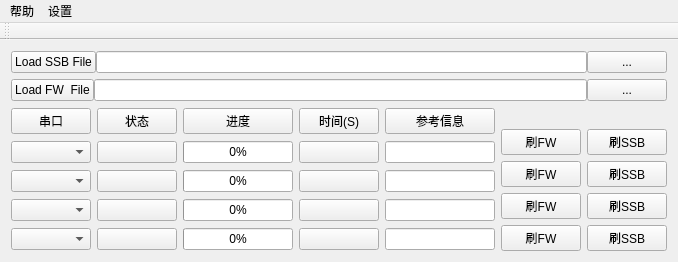
<?xml version="1.0" encoding="UTF-8"?>
<ui version="4.0">
 <class>MainWindow</class>
 <widget class="QMainWindow" name="MainWindow">
  <property name="geometry">
   <rect>
    <x>0</x>
    <y>0</y>
    <width>678</width>
    <height>262</height>
   </rect>
  </property>
  <property name="windowTitle">
   <string>MainWindow</string>
  </property>
  <widget class="QWidget" name="centralWidget">
   <layout class="QGridLayout" name="gridLayout">
    <item row="0" column="0">
     <layout class="QVBoxLayout" name="verticalLayout_8">
      <item>
       <layout class="QVBoxLayout" name="verticalLayout_7">
        <item>
         <layout class="QHBoxLayout" name="horizontalLayout">
          <property name="spacing">
           <number>0</number>
          </property>
          <item>
           <widget class="QPushButton" name="pushButton">
            <property name="text">
             <string>Load SSB File</string>
            </property>
           </widget>
          </item>
          <item>
           <widget class="QLineEdit" name="lineEdit_SSB"/>
          </item>
          <item>
           <widget class="QPushButton" name="pushButton_SSB">
            <property name="layoutDirection">
             <enum>Qt::RightToLeft</enum>
            </property>
            <property name="text">
             <string>...</string>
            </property>
           </widget>
          </item>
         </layout>
        </item>
        <item>
         <layout class="QHBoxLayout" name="horizontalLayout_2">
          <property name="spacing">
           <number>0</number>
          </property>
          <item>
           <widget class="QPushButton" name="pushButton_3">
            <property name="text">
             <string>Load FW  File</string>
            </property>
           </widget>
          </item>
          <item>
           <widget class="QLineEdit" name="lineEdit_FW"/>
          </item>
          <item>
           <widget class="QPushButton" name="pushButton_FW">
            <property name="contextMenuPolicy">
             <enum>Qt::DefaultContextMenu</enum>
            </property>
            <property name="layoutDirection">
             <enum>Qt::RightToLeft</enum>
            </property>
            <property name="text">
             <string>...</string>
            </property>
           </widget>
          </item>
         </layout>
        </item>
       </layout>
      </item>
      <item>
       <layout class="QHBoxLayout" name="horizontalLayout_7">
        <item>
         <layout class="QVBoxLayout" name="verticalLayout">
          <item>
           <widget class="QPushButton" name="pushButton_port">
            <property name="text">
             <string>串口</string>
            </property>
           </widget>
          </item>
          <item>
           <widget class="QComboBox" name="comboBox_0"/>
          </item>
          <item>
           <widget class="QComboBox" name="comboBox_1"/>
          </item>
          <item>
           <widget class="QComboBox" name="comboBox_2"/>
          </item>
          <item>
           <widget class="QComboBox" name="comboBox_3"/>
          </item>
         </layout>
        </item>
        <item>
         <layout class="QVBoxLayout" name="verticalLayout_2">
          <item>
           <widget class="QPushButton" name="pushButton_status">
            <property name="text">
             <string>状态</string>
            </property>
           </widget>
          </item>
          <item>
           <widget class="QPushButton" name="pushButton_status_0">
            <property name="text">
             <string/>
            </property>
           </widget>
          </item>
          <item>
           <widget class="QPushButton" name="pushButton_status_1">
            <property name="text">
             <string/>
            </property>
           </widget>
          </item>
          <item>
           <widget class="QPushButton" name="pushButton_status_2">
            <property name="text">
             <string/>
            </property>
           </widget>
          </item>
          <item>
           <widget class="QPushButton" name="pushButton_status_3">
            <property name="text">
             <string/>
            </property>
           </widget>
          </item>
         </layout>
        </item>
        <item>
         <layout class="QVBoxLayout" name="verticalLayout_3">
          <item>
           <widget class="QPushButton" name="pushButton_process">
            <property name="text">
             <string>进度</string>
            </property>
           </widget>
          </item>
          <item>
           <widget class="QProgressBar" name="progressBar">
            <property name="value">
             <number>0</number>
            </property>
            <property name="alignment">
             <set>Qt::AlignRight|Qt::AlignTrailing|Qt::AlignVCenter</set>
            </property>
           </widget>
          </item>
          <item>
           <widget class="QProgressBar" name="progressBar_2">
            <property name="value">
             <number>0</number>
            </property>
            <property name="alignment">
             <set>Qt::AlignRight|Qt::AlignTrailing|Qt::AlignVCenter</set>
            </property>
           </widget>
          </item>
          <item>
           <widget class="QProgressBar" name="progressBar_3">
            <property name="value">
             <number>0</number>
            </property>
            <property name="alignment">
             <set>Qt::AlignRight|Qt::AlignTrailing|Qt::AlignVCenter</set>
            </property>
           </widget>
          </item>
          <item>
           <widget class="QProgressBar" name="progressBar_4">
            <property name="value">
             <number>0</number>
            </property>
            <property name="alignment">
             <set>Qt::AlignRight|Qt::AlignTrailing|Qt::AlignVCenter</set>
            </property>
           </widget>
          </item>
         </layout>
        </item>
        <item>
         <layout class="QVBoxLayout" name="verticalLayout_4">
          <item>
           <widget class="QPushButton" name="pushButton_time">
            <property name="text">
             <string>时间(S)</string>
            </property>
           </widget>
          </item>
          <item>
           <widget class="QPushButton" name="pushButton_time_0">
            <property name="text">
             <string/>
            </property>
           </widget>
          </item>
          <item>
           <widget class="QPushButton" name="pushButton_time_1">
            <property name="text">
             <string/>
            </property>
           </widget>
          </item>
          <item>
           <widget class="QPushButton" name="pushButton_time_2">
            <property name="text">
             <string/>
            </property>
           </widget>
          </item>
          <item>
           <widget class="QPushButton" name="pushButton_time_3">
            <property name="text">
             <string/>
            </property>
           </widget>
          </item>
         </layout>
        </item>
        <item>
         <layout class="QVBoxLayout" name="verticalLayout_5">
          <item>
           <widget class="QPushButton" name="pushButton_msg">
            <property name="text">
             <string>参考信息</string>
            </property>
           </widget>
          </item>
          <item>
           <widget class="QLineEdit" name="lineEdit_msg0">
            <property name="readOnly">
             <bool>true</bool>
            </property>
           </widget>
          </item>
          <item>
           <widget class="QLineEdit" name="lineEdit_msg1">
            <property name="readOnly">
             <bool>true</bool>
            </property>
           </widget>
          </item>
          <item>
           <widget class="QLineEdit" name="lineEdit_msg2">
            <property name="readOnly">
             <bool>true</bool>
            </property>
           </widget>
          </item>
          <item>
           <widget class="QLineEdit" name="lineEdit_msg3">
            <property name="readOnly">
             <bool>true</bool>
            </property>
           </widget>
          </item>
         </layout>
        </item>
        <item>
         <layout class="QVBoxLayout" name="verticalLayout_6">
          <item>
           <widget class="QLabel" name="label">
            <property name="maximumSize">
             <size>
              <width>16777215</width>
              <height>30</height>
             </size>
            </property>
            <property name="text">
             <string/>
            </property>
           </widget>
          </item>
          <item>
           <layout class="QHBoxLayout" name="horizontalLayout_3">
            <item>
             <widget class="QPushButton" name="pushButton_start0">
              <property name="text">
               <string>刷FW</string>
              </property>
             </widget>
            </item>
            <item>
             <widget class="QPushButton" name="pushButton_start0_2">
              <property name="text">
               <string>刷SSB</string>
              </property>
             </widget>
            </item>
           </layout>
          </item>
          <item>
           <layout class="QHBoxLayout" name="horizontalLayout_4">
            <item>
             <widget class="QPushButton" name="pushButton_start1">
              <property name="text">
               <string>刷FW</string>
              </property>
             </widget>
            </item>
            <item>
             <widget class="QPushButton" name="pushButton_start1_1">
              <property name="text">
               <string>刷SSB</string>
              </property>
             </widget>
            </item>
           </layout>
          </item>
          <item>
           <layout class="QHBoxLayout" name="horizontalLayout_5">
            <item>
             <widget class="QPushButton" name="pushButton_start2">
              <property name="text">
               <string>刷FW</string>
              </property>
             </widget>
            </item>
            <item>
             <widget class="QPushButton" name="pushButton_start2_2">
              <property name="text">
               <string>刷SSB</string>
              </property>
             </widget>
            </item>
           </layout>
          </item>
          <item>
           <layout class="QHBoxLayout" name="horizontalLayout_6">
            <item>
             <widget class="QPushButton" name="pushButton_start3">
              <property name="text">
               <string>刷FW</string>
              </property>
             </widget>
            </item>
            <item>
             <widget class="QPushButton" name="pushButton_start3_3">
              <property name="text">
               <string>刷SSB</string>
              </property>
             </widget>
            </item>
           </layout>
          </item>
         </layout>
        </item>
       </layout>
      </item>
     </layout>
    </item>
   </layout>
  </widget>
  <widget class="QMenuBar" name="menuBar">
   <property name="geometry">
    <rect>
     <x>0</x>
     <y>0</y>
     <width>678</width>
     <height>23</height>
    </rect>
   </property>
   <widget class="QMenu" name="menu">
    <property name="title">
     <string>帮助</string>
    </property>
    <addaction name="actionabout"/>
   </widget>
   <widget class="QMenu" name="menu_2">
    <property name="title">
     <string>设置</string>
    </property>
    <addaction name="soft"/>
   </widget>
   <addaction name="menu"/>
   <addaction name="menu_2"/>
  </widget>
  <widget class="QToolBar" name="mainToolBar">
   <attribute name="toolBarArea">
    <enum>TopToolBarArea</enum>
   </attribute>
   <attribute name="toolBarBreak">
    <bool>false</bool>
   </attribute>
  </widget>
  <action name="actionabout">
   <property name="text">
    <string>关于</string>
   </property>
  </action>
  <action name="soft">
   <property name="text">
    <string>设置软件位置</string>
   </property>
   <property name="toolTip">
    <string>soft</string>
   </property>
  </action>
 </widget>
 <layoutdefault spacing="6" margin="11"/>
 <resources/>
 <connections/>
</ui>
